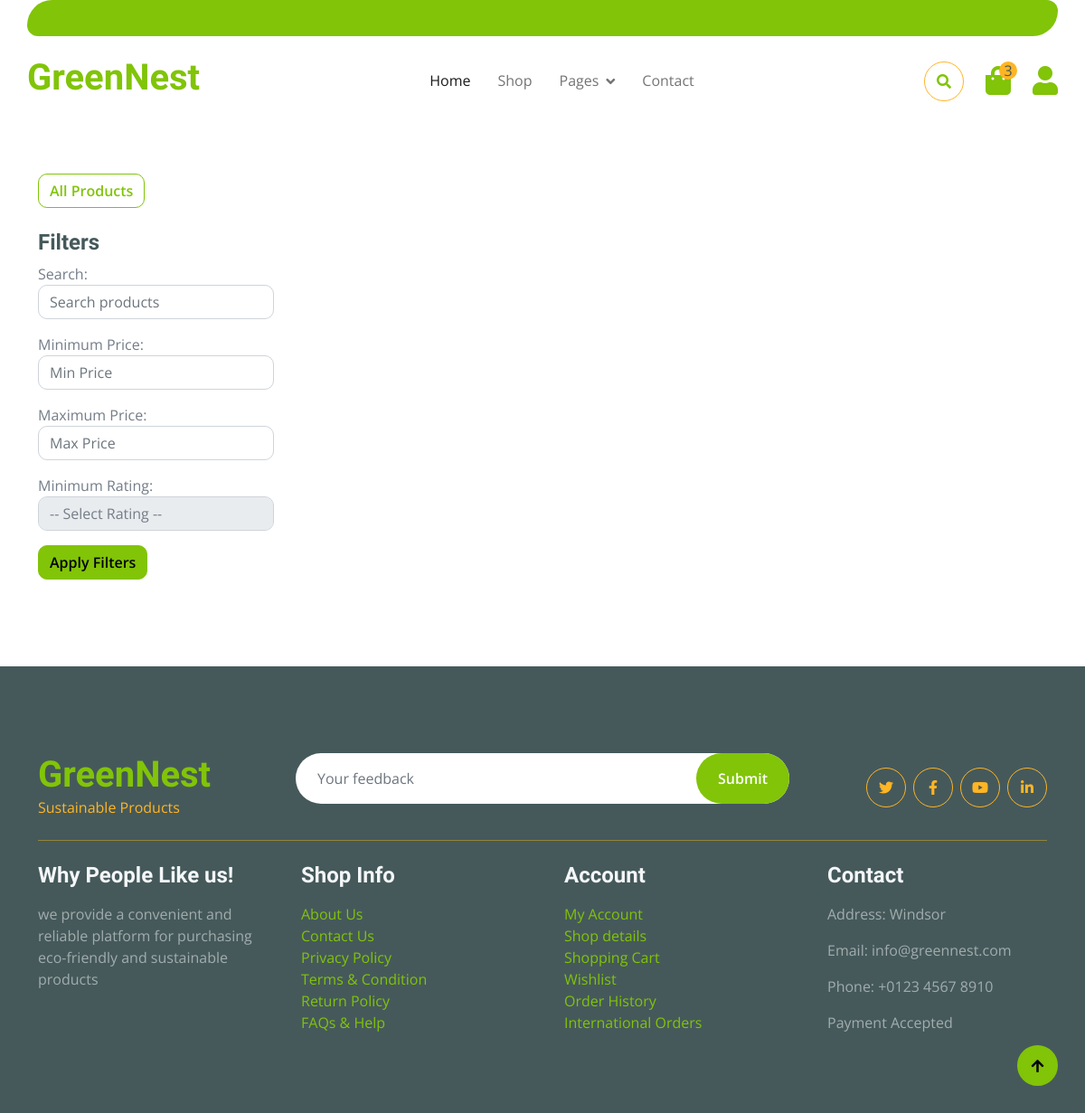
Page /shop/ on the earlier database version.
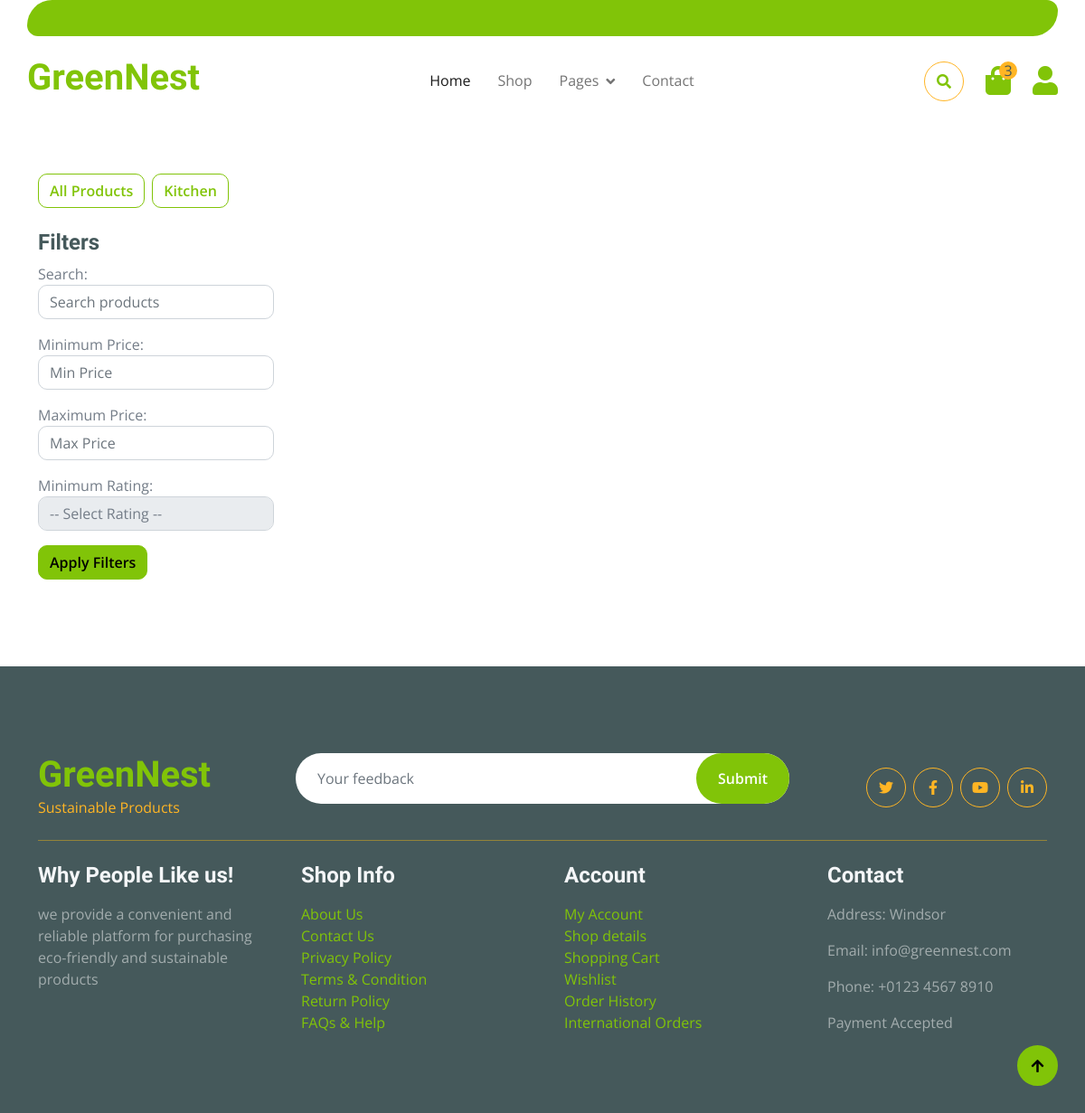
Same page on the later database version.
### landingPage/models.py (models this page shows, shortened)
class Category(models.Model):
    CATEGORY_CHOICES = [
        ('Kitchen', 'Kitchen'),
        ('Bathroom', 'Bathroom'),
        ('Cleaning', 'Cleaning'),
        ('Decor', 'Decor'),
    ]
    name = models.CharField(max_length=100, choices=CATEGORY_CHOICES,unique=True)

### landingPage/views.py (the view)
# urls.py: path('shop/', views.shop, name='shop'),
def shop(request):
    categories = Category.objects.all()
    products = Product.objects.all()
    search_query = request.GET.get('search')
    min_price = request.GET.get('min_price')
    max_price = request.GET.get('max_price')
    rating_query = request.GET.get('rating')
    if search_query:
        products = products.filter(name__icontains=search_query) | products.filter(description__contains=search_query)
    if min_price:
        products = products.filter(price__gte=min_price)
    if max_price:
        products = products.filter(price__lte=max_price)
    if rating_query:
        products = products.filter(rating__gte=rating_query)
    context = {
        'categories': categories,
        'products': products,
        'category_id': None
    }
    return render(request, 'landingPage/shop.html', context)

### landingPage/templates/landingPage/shop.html (shortened to what this page needs)
{% extends 'landingPage/base.html' %}
{% load static %}
{% load custom_filters %}
{% block content %}
<div class="container-fluid py-5 mb-5 hero-header">
</div>
<div class="container-fluid py-5">
    <div class="container">
        <div class="row">
            <div class="col-lg-12 mb-3">
                <div class="d-flex justify-content-start flex-wrap">
                    <a href="{% url 'landingPage:shop' %}" class="btn btn-outline-primary me-2 mb-2">All Products</a>
                    {% for category in categories %}
                    <a href="{% url 'landingPage:category_products' category.id %}" class="btn btn-outline-primary me-2 mb-2">{{ category.name }}</a>
                    {% endfor %}
                </div>
            </div>
            <div class="col-lg-3">
                <h4>Filters</h4>
                <form method="GET" action="{% url 'landingPage:shop' %}">
                    <div class="mb-3">
                        <label for="search">Search:</label>
                        <input type="text" id="search" name="search" class="form-control" placeholder="Search products">
                    </div>
                    <div class="mb-3">
                        <label for="min_price">Minimum Price:</label>
                        <input type="number" id="min_price" name="min_price" class="form-control" placeholder="Min Price">
                    </div>
                    <div class="mb-3">
                        <label for="max_price">Maximum Price:</label>
                        <input type="number" id="max_price" name="max_price" class="form-control" placeholder="Max Price">
                    </div>
                    <div class="mb-3">
                        <label for="rating">Minimum Rating:</label>
                        <select id="rating" name="rating" class="form-control">
                            <option value="">-- Select Rating --</option>
                        </select>
                    </div>
                    <button type="submit" class="btn btn-primary">Apply Filters</button>
                </form>
            </div>
            <div class="col-lg-9">
            </div>
        </div>
    </div>
</div>
{% endblock %}

Differences in the rows shown:
added Category: name "Kitchen"
